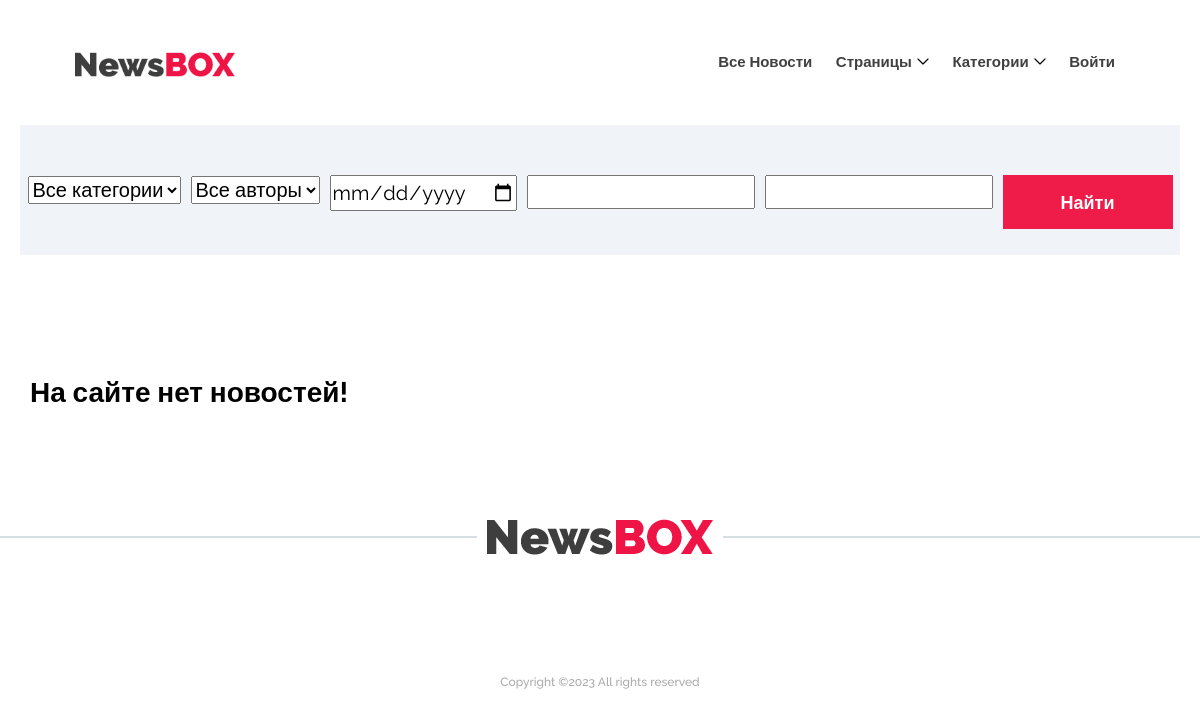
The page /news/ on the database as committed earlier.
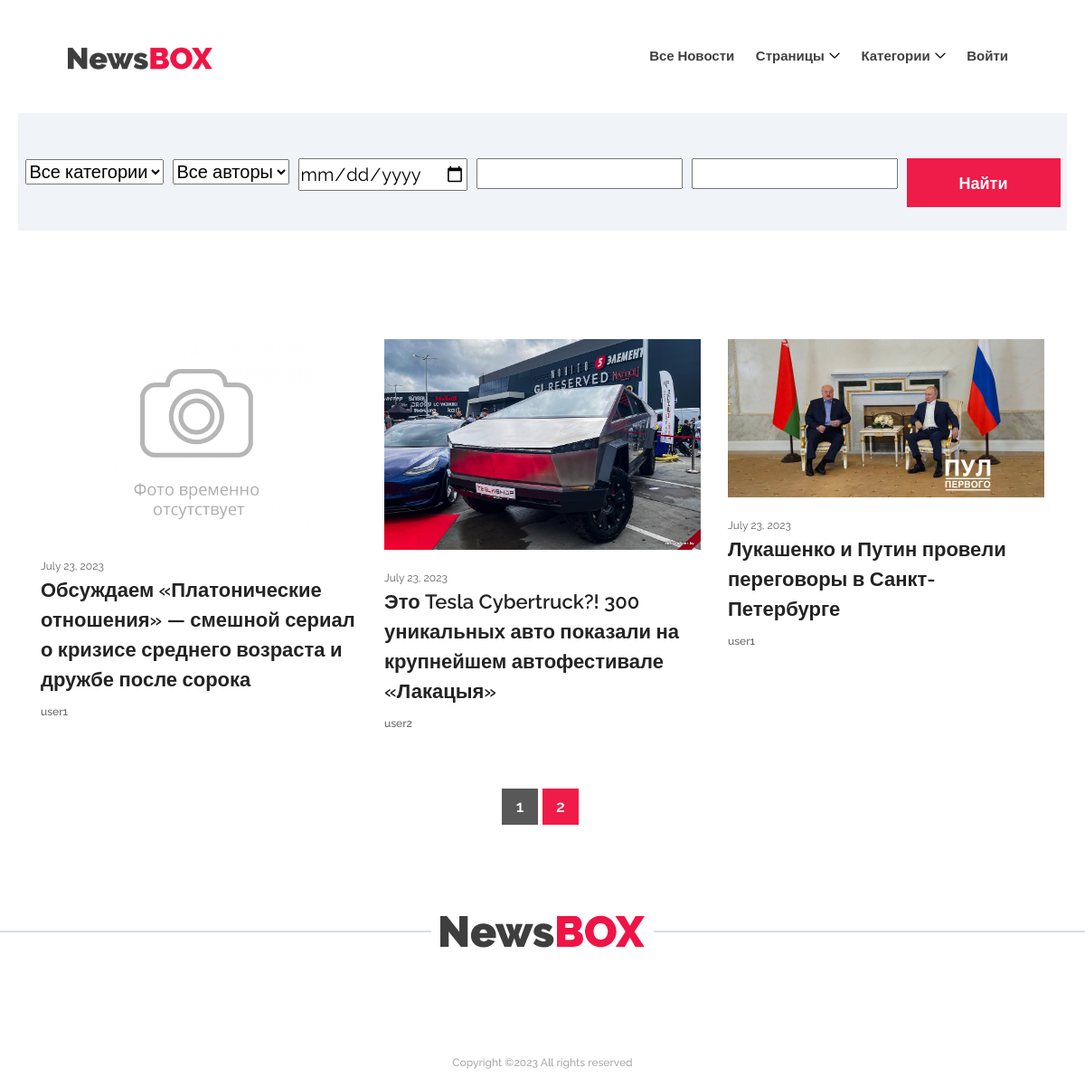
The same page on the database as committed later.
### app/models.py (models this page shows, shortened)
class Post(models.Model):
    author = models.ForeignKey(Author, on_delete=models.CASCADE)
    datetime = models.DateTimeField(auto_now_add=True)
    category = models.ManyToManyField(Category, through='PostCategory', related_name='posts')
    title = models.CharField(max_length=128)
    text = models.TextField()
    rating = models.IntegerField(default=0)
    is_new = models.BooleanField(default=True)
    picture = models.FileField(upload_to='uploads/', blank=True, verbose_name='Загрузить картинку для новости', default='uploads/default.jpg')
    def get_absolute_url(self):
        return reverse('new_detail', args=[str(self.id)])

class Author(models.Model):
    user = models.OneToOneField(User, on_delete=models.CASCADE)
    rating = models.IntegerField(default=0)
    avatar = models.FileField(upload_to='uploads/', blank=True, verbose_name='Загрузить аватарку', default='uploads/ava_default.png')
    def __str__(self):
        return self.user.username

### app/views.py (the view)
# urls.py: path('', PostList.as_view()),
class PostList(ListView):
    model = Post
    ordering = '-datetime'
    template_name = 'all_news.html'
    context_object_name = 'posts'
    paginate_by = 3
    def get_filter(self):
        return PostFilter(self.request.GET, queryset=super().get_queryset())
    def get_queryset(self):
        return self.get_filter().qs
    def get_context_data(self, **kwargs):
        context = super().get_context_data(**kwargs)
        context['filterset'] = self.get_filter()
        return context

### app/context_processors.py (called while the page is built)
def navigate_context(request):
    test = 'Оставь здесь свой отклик'
    context = {
        'vartest': test,
        'current_user': request.user,
        'categories': Category.objects.all(),
    }
    return context

### app/models.py (called while the page is built)
    def __str__(self):
        return self.name

### app/templatetags/custom_tags.py (called while the page is built)
@register.simple_tag(takes_context=True)
def url_replace(context, **kwargs):
    d = context['request'].GET.copy()
    for k, v in kwargs.items():
        d[k] = v
    return d.urlencode()

### templates/all_news.html (shortened to what this page needs)
{% extends 'index.html' %}
{% load custom_tags %}
{% block content %}
<section class="breaking-news-area">
        <div class="container-fluid">
            <div class="row">
                <div class="col-12">
                        <div id="breakingNewsTicker" class="ticker" style="height: 60px;">
                            <div style="display: flex; justify-content: center">
                                <form action="" method="get">
                                    <div style="display: flex; justify-content: center">
                                        {% for f in filterset.form %}
                                            <div style="padding: 15px 10px 0 0; font-size: 20px; font-family: Raleway, sans-serif">
                                                {{ f }}
                                            </div>
                                        {% endfor %}
                                        <input class="btn newsbox-btn btn-1 mt-15" type="submit" value="Найти"/>
                                    </div>
                                </form>
                            </div>
                        </div>
                </div>
            </div>
        </div>
    </section>
<div class="top-news-area section-padding-100">
    <div class="container">
        <div class="row">
            {% if posts %}
                {% for p in posts %}
                    <div class="col-12 col-sm-6 col-lg-4">
                        <div class="single-blog-post style-2 mb-5">
                            <div class="blog-thumbnail">
                                <a href="{{ p.get_absolute_url }}"><img src="{{ p.picture.url }}" alt="Обложка новости"></a>
                            </div>
                            <div class="blog-content">
                                <span class="post-date">{{ p.datetime.date }}</span>
                                <a href="{{ p.get_absolute_url }}" class="post-title">{{ p.title }}</a>
                                <a href="#" class="post-author">{{ p.author }}</a>
                            </div>
                        </div>
                    </div>
                {% endfor %}
            {% else %}
                <h3>На сайте нет новостей!</h3>
            {% endif %}
        </div>
    </div>
    <div style="display: flex; justify-content: center">
        {% if page_obj.paginator.num_pages > 1 %}
            {% if page_obj.number == 1 %}
                <a href="?{% url_replace page=1 %}">
                    <button class="btn newsbox-btn btn-4 mt-15" disabled="true" style="background-color: #000000">1</button>
                </a>
            {% else %}
                <a href="?{% url_replace page=1 %}">
                    <button class="btn newsbox-btn btn-4 mt-15">1</button>
                </a>
            {% endif %}
            {% if page_obj.number == page_obj.paginator.num_pages and page_obj.number > 1 %}
                {% if page_obj.has_previous and page_obj.previous_page_number > 1 %}
                    <a href="?{% url_replace page=page_obj.previous_page_number %}">
                        <button class="btn newsbox-btn btn-4 mt-15">{{page_obj.previous_page_number}}</button>
                    </a>
                {% endif %}
                 <a href="?{% url_replace page=page_obj.paginator.num_pages %}">
                    <button class="btn newsbox-btn btn-4 mt-15" disabled="true" style="background-color: #000000">{{ page_obj.paginator.num_pages }}</button>
                 </a>
            {% elif page_obj.paginator.num_pages > 1  %}
                <a href="?{% url_replace page=page_obj.paginator.num_pages %}">
                    <button class="btn newsbox-btn btn-4 mt-15">{{ page_obj.paginator.num_pages }}</button>
                </a>
            {% endif %}
        {% endif %}
    </div>
</div>
{% endblock content %}

### templates/index.html (shortened to what this page needs)
<!DOCTYPE html>
<html lang="en">
<head>
    {% load static %}
    <link href="{% static 'style.css' %}" rel="stylesheet">
</head>
<body>
<header class="header-area">
    <div class="newsbox-main-menu">
        <div class="classy-nav-container breakpoint-off">
            <div class="container-fluid">
                <nav class="classy-navbar justify-content-between" id="newsboxNav">
                    <a href="#" class="nav-brand"><img src="{% static 'img/core-img/logo.png' %}" alt="LOGO"></a>
                    <div class="classy-menu">
                        <div class="classynav">
                            <ul>
                                <li><a href="http://127.0.0.1:8000/news/">Все новости</a></li>
                                <li><a href="#">Страницы</a>
                                </li>
                                <li><a href="#">Категории</a>
                                </li>
                                {% if current_user.is_authenticated %}
                                    <li><a href="#">{{ current_user.username }}</a></li>
                                    <li><a href="#">Выйти</a></li>
                                {% else %}
                                    <li><a href="#">Войти</a></li>
                                {% endif %}
                            </ul>
                        </div>
                    </div>
                </nav>
            </div>
        </div>
    </div>
</header>
{% load custom_tags %}
{% block content %}
{% endblock content %}
<footer class="footer-area">
    <div class="footer-logo mb-100">
        <a href="#"><img src="{% static 'img/core-img/logo.png' %}" alt="LOGO"></a>
    </div>
    <div class="container">
        <div class="row">
            <div class="col-12">
                <div class="footer-content text-center">
                    <p class="copywrite-text"><a href="#">
                        Copyright &copy;<script>document.write(new Date().getFullYear());</script>
                        All rights reserved</a>
                        </p>
                </div>
            </div>
        </div>
    </div>
</footer>
</body>
</html>

### static/style.css (style rules this page uses)
* { margin: 0; padding: 0; }
body { font-family: "Raleway", sans-serif; font-size: 14px; }
p { font-family: "Raleway", sans-serif; color: #858585; font-size: 15px; line-height: 2; font-weight: 400; }
a, a:hover, a:focus { -webkit-transition-duration: 500ms; transition-duration: 500ms; text-decoration: none; outline: 0 solid transparent; color: #000000; font-weight: 600; font-size: 16px; font-family: "Raleway", sans-serif; }
ul, ol { margin: 0; }
ul li, ol li { list-style: none; }
img { height: auto; max-width: 100%; }
.mt-15 { margin-top: 15px !important; }
.mb-100 { margin-bottom: 100px !important; }
.section-padding-100 { padding-top: 100px; padding-bottom: 100px; }
.newsbox-btn { background-color: #ef1b48; -webkit-transition-duration: 500ms; transition-duration: 500ms; position: relative; z-index: 1; display: inline-block; min-width: 170px; height: 54px; color: #ffffff; border-radius: 0; padding: 0 30px; font-size: 18px; line-height: 54px; font-weight: 600; text-transform: capitalize; }
.newsbox-btn.btn-4 { position: relative; z-index: 1; display: inline-block; min-width: 40px; height: 40px; margin-right: 5px; padding: 0; font-size: 18px; line-height: 0px; font-weight: 600; }
.header-area { position: relative; z-index: 1000; width: 100%; }
.header-area .newsbox-main-menu { position: relative; width: 100%; height: 125px; padding: 0 5%; }
.header-area .newsbox-main-menu .classy-navbar { height: 125px; padding: 0; }
.header-area .newsbox-main-menu .classy-navbar .nav-brand { max-width: 160px; margin-right: 30px; }
.header-area .newsbox-main-menu .classy-navbar .classynav ul li a { font-weight: 600; text-transform: capitalize; font-size: 15px; padding: 0 10px; color: #404040; }
.breaking-news-area { position: relative; z-index: 1; padding: 35px 4%; background-color: #f0f4f8; margin: 0 20px 20px; }
.footer-area { position: relative; z-index: 1; }
.footer-area .footer-logo { position: relative; z-index: 10; text-align: center; width: 100%; }
.footer-area .footer-logo a { display: inline-block; background-color: #ffffff; padding: 0 10px; }
.footer-area .footer-logo::after { position: absolute; width: 100%; content: ''; background-color: #d6dfe2; height: 2px; top: 50%; left: 0; right: 0; margin-top: -1px; z-index: -1; }
.footer-area .copywrite-text { font-size: 12px; margin-bottom: 0; color: #a9a9a9; font-weight: 500; padding: 15px 0; }
.footer-area .copywrite-text a { color: #a9a9a9; font-size: 12px; font-weight: 500; }
.single-blog-post { position: relative; z-index: 1; overflow: hidden; -webkit-transition-duration: 500ms; transition-duration: 500ms; }
.single-blog-post.style-2 .blog-thumbnail { margin-bottom: 20px; }
.single-blog-post.style-2 .blog-thumbnail img { width: 100%; }
.single-blog-post.style-2 .blog-content { position: relative; z-index: 1; }
.single-blog-post.style-2 .blog-content .post-date { font-size: 12px; color: #636363; margin-bottom: 10px; }
.single-blog-post.style-2 .blog-content .post-title { display: block; font-weight: 600; font-size: 22px; margin-bottom: 10px; color: #232323; }
.single-blog-post.style-2 .blog-content .post-author { display: block; font-size: 12px; color: #636363; font-weight: 500; -webkit-transition-duration: 500ms; transition-duration: 500ms; }

Rows that differ between the two databases and show on the page:
added Post: picture (placeholder picture), datetime "July 23, 2023", title "Обсуждаем «Платонические отношения» — смешной сериал о кризисе среднего возраста и дружбе после сорока", author "user1"
added Post: picture (picture), datetime "July 23, 2023", title "Это Tesla Cybertruck?! 300 уникальных авто показали на крупнейшем автофестивале «Лакацыя»", author "user2"
added Post: picture (picture), datetime "July 23, 2023", title "Лукашенко и Путин провели переговоры в Санкт-Петербурге", author "user1"
Other text that changed with them:
{{ page_obj.paginator.num_pages }}: (not shown) → "2"
text no longer shown: "На сайте нет новостей!"
text now shown: "1"
